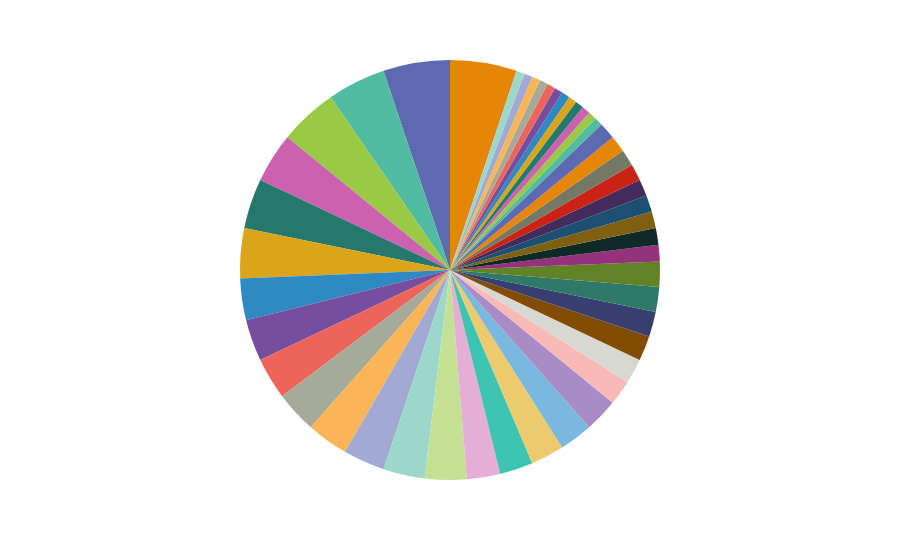

Notebook code cell kept with this figure:
### Code cell
import plotly.graph_objects as go

fig_pie = px.pie(pie02, values='scale', names='spec', color_discrete_sequence=px.colors.qualitative.Vivid)

fig_pie.update_layout(showlegend=False)


fig_pie.update_traces(textinfo='none')

fig_pie.update_layout(uniformtext_minsize=12, uniformtext_mode='hide')

### Figure 1 — Plotly figure (JSON) as saved in the notebook; plotly's stock layout.template omitted (floating-point values rounded to 4 significant figures)
{"data": [{"domain": {"x": [0, 1], "y": [0, 1]}, "hovertemplate": "spec=%{label}<br>scale=%{value}<extra></extra>", "labels": ["GL-A32", "GL-D36-TM", "KS-SM490B", "AB/A", "GL-E32-TM", "A283-C", "AB/B", "NK-KA", "JS-SM490YA", "KS-SM490A", "AB/AH32", "KS-SS400", "JS-SM400B", "NV-E36-TM", "NV-D36-TM", "KS-SM400A", "NV-D32-TM", "KS-SM400B", "V42JBN3", "GL-A32-TM", "NV-A32-TM", "BV-AH32-TM", "KR-AH32", "BV-AH36-TL", "GL-A", "NV-B", "LR-EH36-TM", "NK-KD36-TM", "KS-HSB500", "NV-E32-TM", "API-2W-50T", "NV-A36-TM", "AB/EH32-TM", "JS-SM400A", "A516-60", "BV-A", "A709-36", "KS-HSB600", "NK-KA32-TM", "BV-AH36-TM", "BV-EH32-TM", "LR-EH32-TM", "CCS-B", "LR-AH36-TM", "LR-AH36", "KR-B", "A131-DH36TM"], "legendgroup": "", "name": "", "showlegend": true, "textinfo": "none", "type": "pie", "values": [8, 8, 7, 7, 6, 6, 6, 5, 5, 5, 5, 5, 5, 5, 5, 4, 4, 4, 4, 4, 3, 3, 3, 3, 3, 3, 2, 2, 2, 2, 2, 2, 2, 2, 2, 1, 1, 1, 1, 1, 1, 1, 1, 1, 1, 1, 1]}], "layout": {"legend": {"tracegroupgap": 0}, "margin": {"t": 60}, "piecolorway": ["rgb(229, 134, 6)", "rgb(93, 105, 177)", "rgb(82, 188, 163)", "rgb(153, 201, 69)", "rgb(204, 97, 176)", "rgb(36, 121, 108)", "rgb(218, 165, 27)", "rgb(47, 138, 196)", "rgb(118, 78, 159)", "rgb(237, 100, 90)", "rgb(165, 170, 153)"], "showlegend": false, "uniformtext": {"minsize": 12, "mode": "hide"}}}
